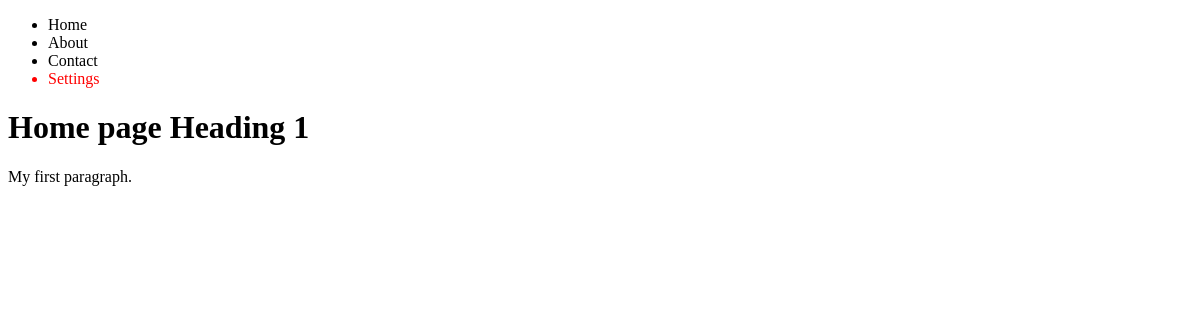
The app's page /, older data.
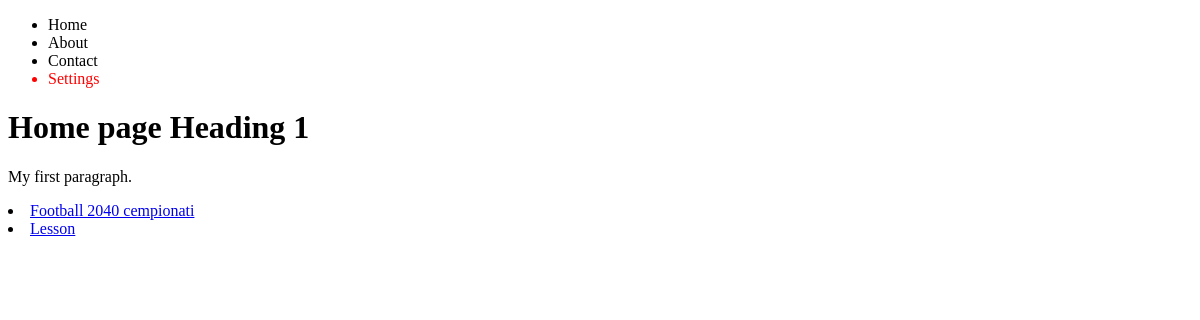
The same page, newer data.
### news/models.py (models this page shows, shortened)
class News(models.Model):
    title = models.CharField(max_length=255)
    content = models.TextField(blank=True)
    photo = models.ImageField(upload_to="photos/%Y/%m/%d/")
    time_create = models.DateTimeField(auto_now_add=True)
    time_update = models.DateTimeField(auto_now=True)
    is_published = models.BooleanField(default=True)
    cat = models.ForeignKey("Category", on_delete=models.PROTECT, null=True)
    def get_absolute_url(self):
        return reverse("news_detail", kwargs={"id": self.pk})

### news/views.py (the view)
# urls.py: path('', index, name='home'),
def index(request):
    menu = ['Home', "About", "Contact", "Settings"]
    posts = News.objects.all()
    return render(request, 'news/index.html', {'title':"Home", "menu": menu, "posts":posts})

### news/templates/news/index.html
{% extends "news/base.html" %}
{% block content %}
    <h1>Home page Heading 1</h1>
    <p>My first paragraph.</p>
    {% for p in posts %}
        <li><a href="{{ p.get_absolute_url }}">{{p.title}}</a></li>
    {% endfor %}
{% endblock %}

### news/templates/news/base.html (shortened to what this page needs)
{% load static %}
<!DOCTYPE html>
<html>
    <head>
        <link rel="stylesheet" href="{% static './news/css/style.css' %}">
    </head>
<body>
    {% block main_menu %}
        <ul>
            {% for m in menu %}
                {% if not forloop.last %}
                    <li>{{ m }}</li>
                {% else %}
                    <li class="last">{{ m }}</li>
                {% endif %}
            {% endfor %}
      </ul>
    {% endblock main_menu %}
    {% block content %}{% endblock %}
</body>
</html>

### news/static/news/css/style.css (style rules this page uses)
.last { color: red; }

Row changes from the older to the newer data that the page shows:
added News: title "Football 2040 cempionati"
added News: title "Lesson"
